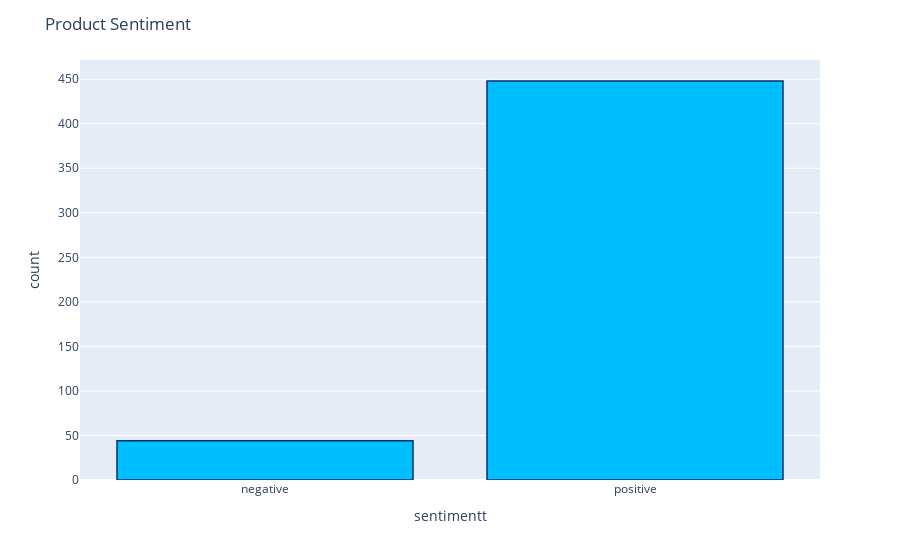

The cell this chart's notebook holds for it:
### Code cell
df['sentimentt'] = df['sentiment'].replace({-1 : 'negative'})
df['sentimentt'] = df['sentimentt'].replace({1 : 'positive'})
fig = px.histogram(df, x="sentimentt")
fig.update_traces(marker_color="deepskyblue",marker_line_color='rgb(8,48,107)',
                  marker_line_width=1.5)
fig.update_layout(title_text='Product Sentiment')
fig.show()

### Figure 1 — Plotly figure (JSON) as saved in the notebook; plotly's stock layout.template omitted (floating-point values rounded to 4 significant figures; data arrays with more than 128 entries replaced by an {"elided": "..."} marker saying what was removed)
{"data": [{"alignmentgroup": "True", "bingroup": "x", "hovertemplate": "sentimentt=%{x}<br>count=%{y}<extra></extra>", "legendgroup": "", "marker": {"color": "deepskyblue", "line": {"color": "rgb(8,48,107)", "width": 1.5}, "pattern": {"shape": ""}}, "name": "", "offsetgroup": "", "orientation": "v", "showlegend": false, "type": "histogram", "x": {"elided": "492 str values"}, "xaxis": "x", "yaxis": "y"}], "layout": {"barmode": "relative", "legend": {"tracegroupgap": 0}, "margin": {"t": 60}, "title": {"text": "Product Sentiment"}, "xaxis": {"anchor": "y", "domain": [0, 1], "title": {"text": "sentimentt"}}, "yaxis": {"anchor": "x", "domain": [0, 1], "title": {"text": "count"}}}}
